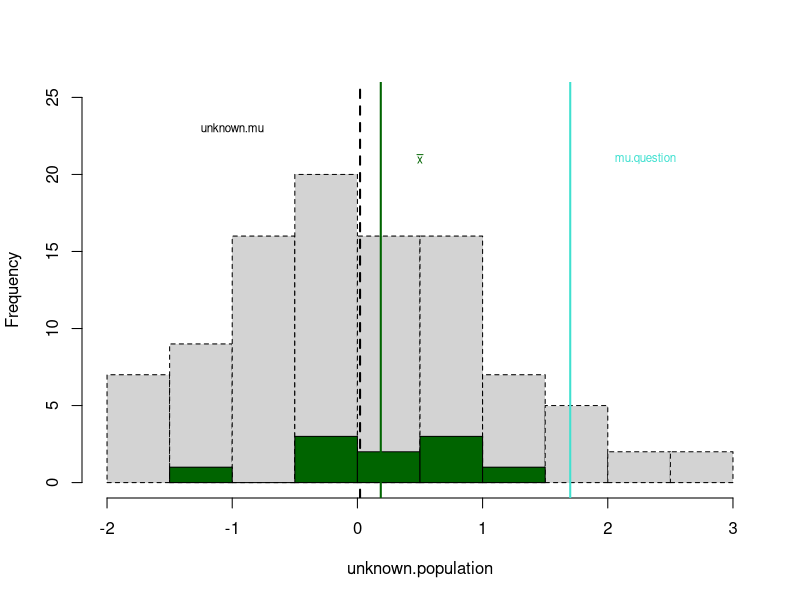

This figure's R source:
# Rationale of one-sample t-tests

# Create population
# Pretend that it is unknown
set.seed(2018)
unknown.population <- rnorm(100)
hist(unknown.population, main="", ylim=c(0, 25), lty=2)

# Calculate population mean
# Symbol: Greek mu
(unknown.mu <- mean(unknown.population))
abline(v=unknown.mu, lty=2, lwd=2)
text(-1, 23, "unknown.mu", cex=0.7)

# Set sample size n 
n <- 10

# Extract sample from population
set.seed(2018)
(some.sample <- sample(unknown.population, n))

# Calculate mean x_bar and standard deviation s
# of sample
(x.bar <- mean(some.sample))
(s <- sd(some.sample))

# Present sample graphically 
hist(some.sample, add=TRUE, col="darkgreen")
abline(v=x.bar, lwd=2, col="darkgreen")
text(0.5, 21, labels=expression(bar(x)), cex=0.7, col="darkgreen")

# Estimate deviation of sample mean 
# from unknown population mean
# according to SEM 
# (standard error of the mean): 
# Rationale: the wider the sample distribution (s) 
# and the smaller the sample size (n), 
# the greater the uncertainty that x_bar reproduces 
# the mean mu and the larger the SEM.
(SEM <- s / sqrt(n))

# Question: Does the sample mean x_bar correspond to
# a given mu_question? In other words, does my sample 
# derive from a population with mean mu_question?
# Null hypothesis: x_bar is equal to mu_question.
mu.question <- 1.7 
abline(v=mu.question, lwd=2, col="turquoise")
text(mu.question + 0.6, 21, "mu.question", cex=0.7, col="turquoise")
# 1. Determine difference of mu_question and x_bar 
(difference.x.bar.mu.question <- x.bar - mu.question)
# 2. If the answer is 'Yes', this
# difference should approach 0. It is necessary to take into consideration
# that x_bar may not be a good estimate of the true mu.
# That is why we divide this difference by the 
# standard error of x_bar. 
# Since the resulting quotient has a t-distribution,
# it is also called the t-value:
(t.some.sample <- difference.x.bar.mu.question / SEM)
# 3. We can now determine using the t-distribution whether
# this t.some.sample-value is more extreme than the t-value, which sets 
# the bounds of the most extreme 2.5% of the probability measure under the 
# density function of the t-distribution
# ( 2 * 2.5% = 5% -> the significance level alpha
# or the significance level p; "2 *" because 
# both ends of the distribution must be cropped
# because we reject the null hypothesis
# when the t-value is larger or smaller than 0 -> two-sided test)
# First determine the degrees of freedom:
df <- n - 1
# Then determine the critical t-value for the outermost 2.5%
# in the negative direction, thus 0.025 rather than 0.975
(t.crit <- qt(0.025, df))

# t.some.sample = -3.53 < t.crit = -2.26, thus the 
# t.some.sample-value is more extreme than the critical 
# t-value, therefore:
# Reject null hypothesis (with p < 0.05) and answer question negatively.

# For info: Calculate p-value
(p.some.sample <- 2 * min (pt(t.some.sample, df), 1 - pt(t.some.sample, df)))

# Comparable with:
t.test(some.sample, mu=mu.question, alternative="two.sided")

c(round(t.some.sample, 4),
  round(df, 1),
  t.crit, 3,
  p.some.sample)
